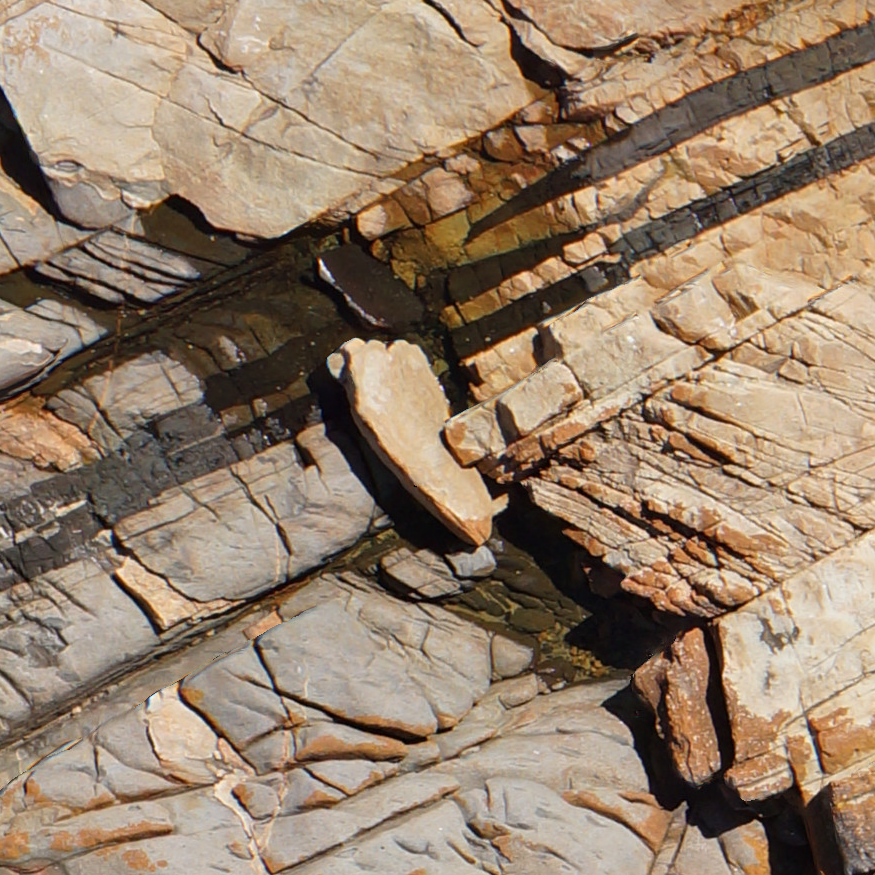
#> input picture fracture-detection/examples/Bingie_Bingie/Bingie_Bingie_area1.tif, 875 x 875 px, given in place of 2023-05-25_16-42-52.png, which was not available
$ jupyter execute --allow-errors Hyperspec_lab_pipeline.ipynb   (shell and % lines are left out)
#> lines starting #> are read from the running program, lines starting #| are printed output that depends on the picture; after the words box and inside, x2 and y2 are one past the last pixel; in counts of white or black regions, pixels touching at a corner belong together
[cell 1]
import os
import sys
import cv2
import json
import time

# import open3d as o3d
import copy
import glob
import argparse
import tqdm
from natsort import natsorted
from scipy.spatial.transform import Rotation as R

import numpy as np
import pandas as pd
import matplotlib.pyplot as plt

import seaborn as sns
# JUST TO MAKE SURE SOME WARNINGS ARE IGNORED
import warnings
warnings.filterwarnings("ignore")
import zipfile

[cell 2]
# if you upload the libraries file as zip run the below

# with zipfile.ZipFile('./custom_lib.zip', 'r') as zip_ref:
#     zip_ref.extractall()

#> (a cell that did not finish here is left out)

[cell 4]
from custom_lib.hyperspectral import HyperspectralImage
from custom_lib.utils import *

[cell 5]
# set header to 16 bits
# [14 lines left out: functions update_line, update_hdr_file, not called in this run]

[cell 6]
for path in tqdm.tqdm(glob.glob(os.path.join('./2023-05-25/', '**', '*.hdr'), recursive=True)):
    update_hdr_file(path)

[cell 7]
# [48 lines left out: functions hypMask, hypMaskCI, not called in this run]

[cell 8]
import cv2
import numpy as np

## Read
img = cv2.imread("./2023-05-25/2023-05-25_16-42-52.png")
#> img is the input picture: shape (875, 875, 3); mean B, G, R 107.1, 128.6, 150.2

## convert to hsv
hsv = cv2.cvtColor(img, cv2.COLOR_BGR2HSV)
#> hsv: shape (875, 875, 3); mean H, S, V 22.4, 81.2, 150.4

## mask of green (36,25,25) ~ (86, 255,255)
# mask = cv2.inRange(hsv, (36, 25, 25), (86, 255,255))
mask = cv2.inRange(hsv, (38, 25, 25), (68, 255,255))
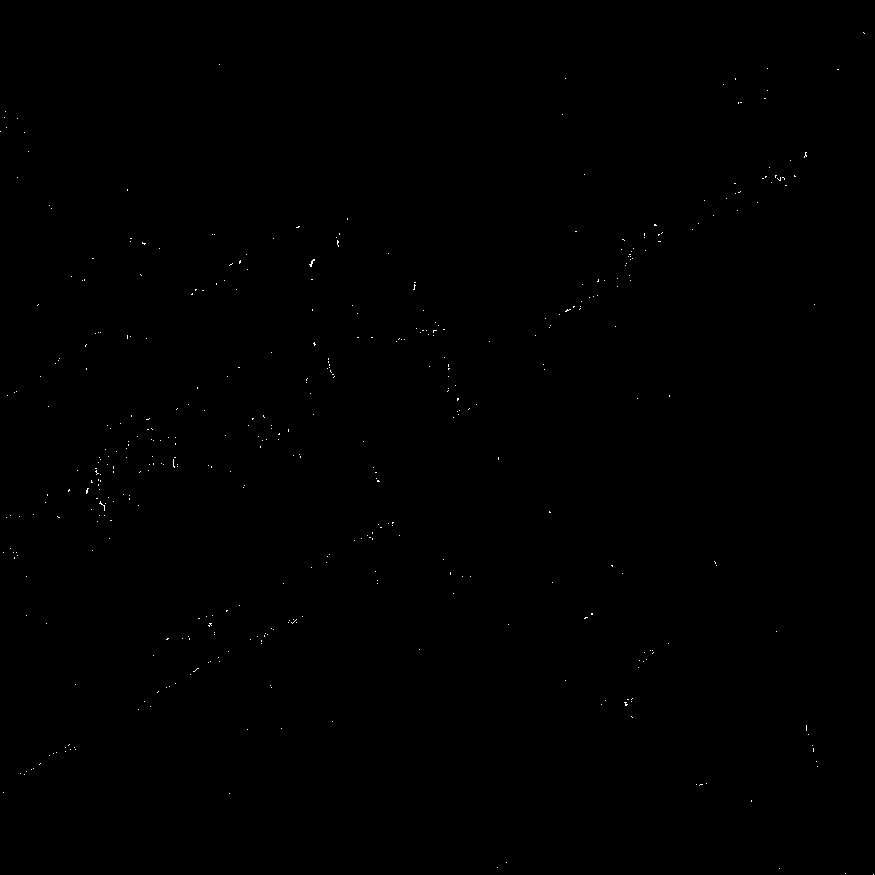
#> mask: shape (875, 875); 0.1% white in thin lines or dots
# mask = cv2.inRange(hsv, (40, 107, 110), (86, 255,255))
## slice the green
imask = mask>0
#> imask: shape (875, 875) bool; 0.1% white in thin lines or dots
green = np.zeros_like(img, np.uint8)
green[imask] = img[imask]

print(np.shape(green))
#| (875, 875, 3)

## save
plt.imshow(cv2.cvtColor(green, cv2.COLOR_BGR2RGB))  # Use 'cmap' if your image is grayscale
plt.show()


# Convert the 'green' image to grayscale
green_1ch = cv2.cvtColor(green, cv2.COLOR_BGR2GRAY)

# Set the grayscale values to 0 where mask is 0
# green_1ch[mask == 0] = 0

# Set the grayscale values to 255 where mask is >0
green_1ch[green_1ch > 0] = 255

kernel = np.ones((2,2),np.uint8)

# Apply opening operation
green_1ch = cv2.morphologyEx(green_1ch, cv2.MORPH_OPEN, kernel)
#> green_1ch: shape (875, 875); 0.01% white in thin lines or dots, all inside (x1, y1, x2, y2) = (87, 225, 657, 707)

# Display the resulting single-channel image
plt.imshow(green_1ch, cmap='gray')  # Use 'cmap' if your image is grayscale
plt.show()


$ run again, on fracture-detection/examples/Bingie_Bingie/Bingie_Bingie_area2.tif
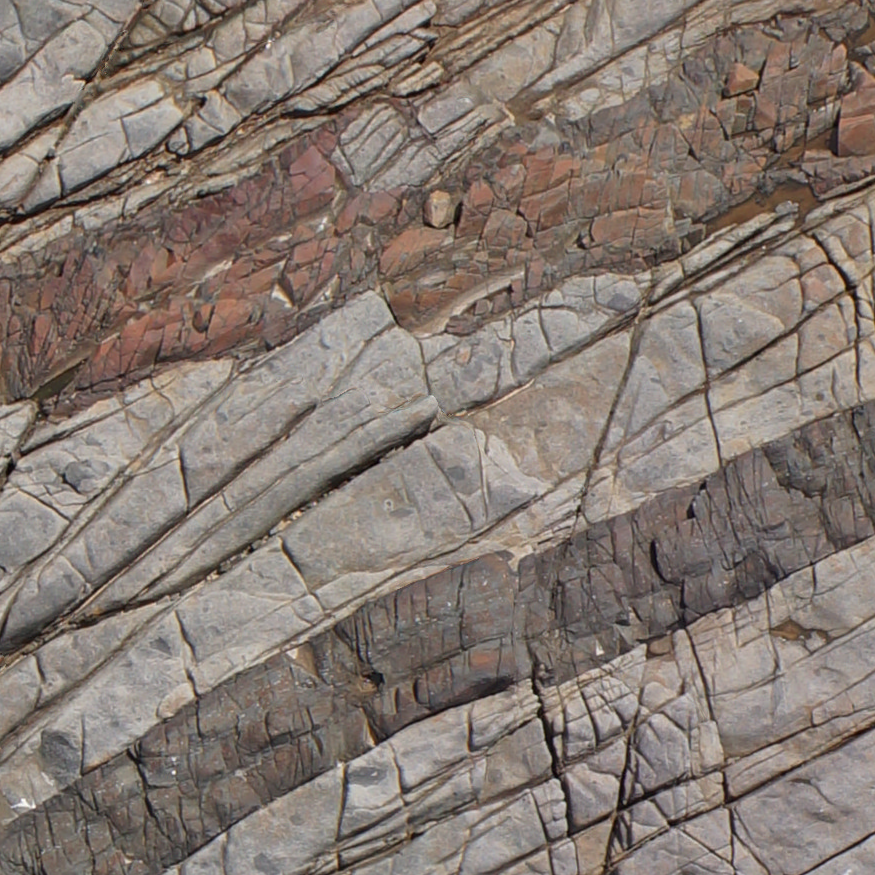
#> input picture fracture-detection/examples/Bingie_Bingie/Bingie_Bingie_area2.tif, 875 x 875 px, given in place of 2023-05-25_16-42-52.png, which was not available
#> img is the input picture: shape (875, 875, 3); mean B, G, R 113.8, 121.6, 133.6
#> hsv: shape (875, 875, 3); mean H, S, V 27.5, 41.4, 133.7
#> `mask = cv2.inRange(hsv, (38, 25, 25), (68, 255,255))`:
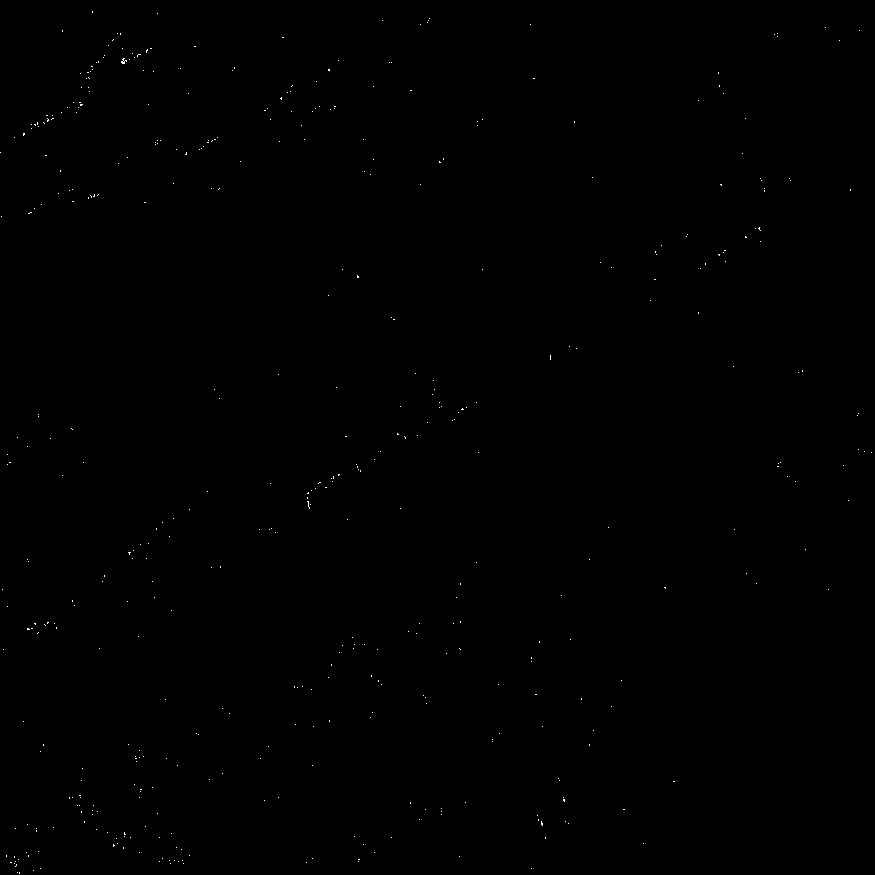
#> mask: shape (875, 875); 0.09% white in thin lines or dots
#> imask: shape (875, 875) bool; 0.09% white in thin lines or dots
#| (875, 875, 3)
